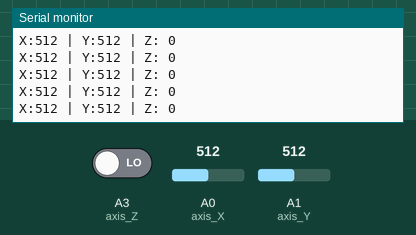
Simulated run of this sketch. Board: Arduino Uno, built with avr-gcc and run on an emulated ATmega328P. Parts: the last lines printed to the serial monitor. Inputs (shaded band) come from the test bench; at power-on: A1 (axis_Y) = 512, A0 (axis_X) = 512, A3 (axis_Z) LOW.

Above: at 7.2 s.
7.3 s: A1 (axis_Y) set to 989
At 7.7 s:
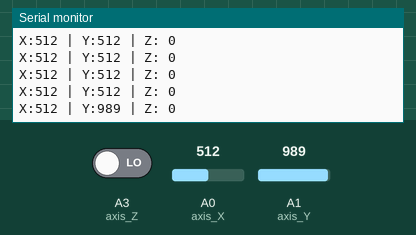
8.8 s: A1 (axis_Y) set to 1018
At 8.96 s:
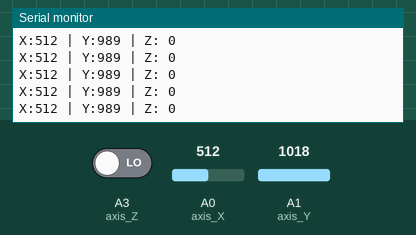
Timing chart, 0 to 11.8 s (numbered marks = the images above; inputs shaded):
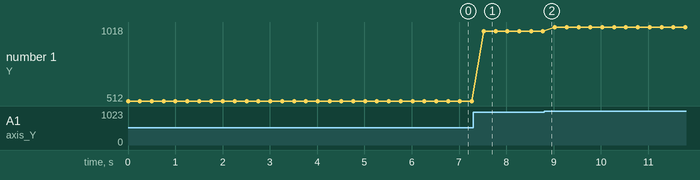

Measured:
- after the input at 7.3 s, the serial monitor: prints a new line after 0.22 s (image 1)
- plotted number 1: 512 → 989 after the input at 7.3 s, 989 → 1018 after the input at 8.8 s

The sketch:

JOYSTIK.ino
```cpp
#define axis_X A0    // Ось Х подключена к Analog 0
#define axis_Y A1    // Ось Y подключена к Analog 1
#define axis_Z A3    // Ось Z (кнопка джойстика) подключена к Digital 2

int value_X, value_Y, value_Z = 0;    // Переменные для хранения значений осей

void setup() {
  pinMode(axis_Z, INPUT);    // Задаем как вход
  Serial.begin(9600);
}

void loop() {
  value_X = analogRead(axis_X);    // Считываем аналоговое значение оси Х
  Serial.print("X:");
  Serial.print(value_X, DEC);      // Выводим значение в Serial Monitor

  value_Y = analogRead(axis_Y);    // Считываем аналоговое значение оси Y
  Serial.print(" | Y:");
  Serial.print(value_Y, DEC);      // Выводим значение в Serial Monitor

  value_Z = digitalRead(axis_Z);   // Считываем цифровое значение оси Z (кнопка)
  //value_Z = value_Z ^ 1;           // Инвертируем значение
  Serial.print(" | Z: ");
  Serial.println(value_Z);    // Выводим значение в Serial Monitor

  delay(250);                      // Задержка 250 мс
}
```
